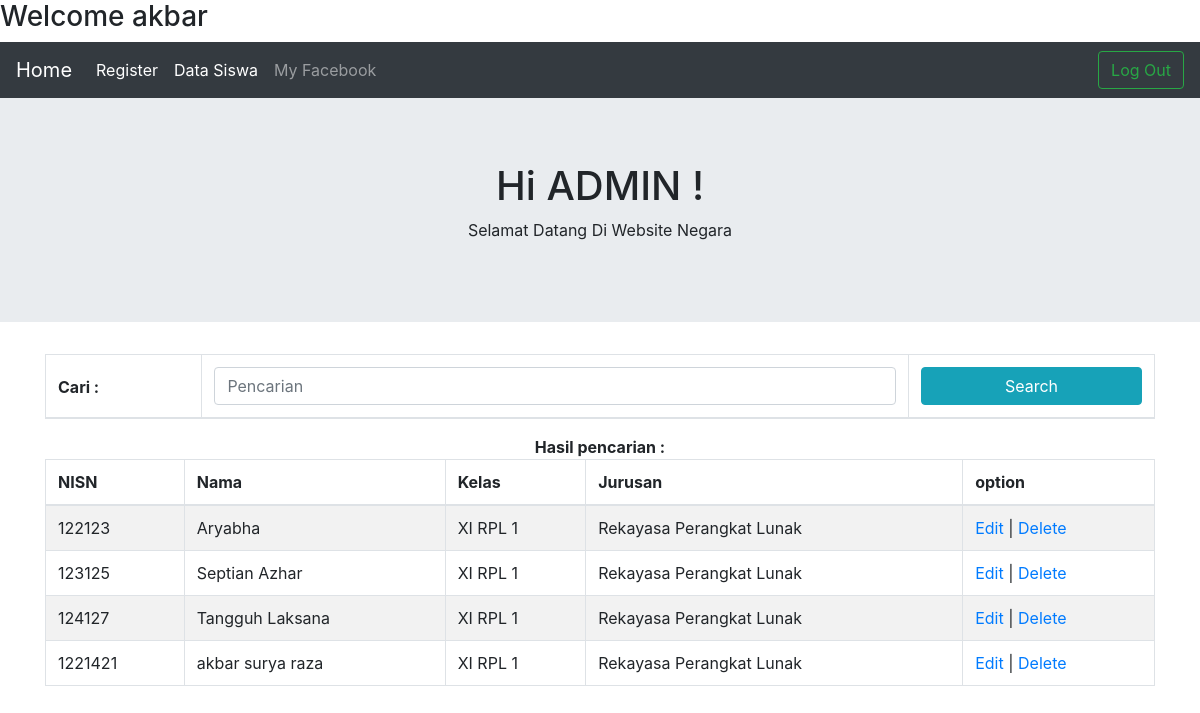
Page /admin/admin/index.php (signed in) on the committed database.
### tables this page shows
CREATE TABLE `users` (
  `id` int(11) NOT NULL,
  `nama` varchar(100) DEFAULT NULL,
  `kelas` varchar(100) DEFAULT NULL,
  `jurusan` varchar(100) DEFAULT NULL,
  `nisn` int(12) NOT NULL
);

### admin/admin/index.php (the view, shortened to what this page needs)
<?php
if(isset($_SESSION['username']) ) {
  echo "<h3>Welcome ".$_SESSION['username']."</h3>";
}
?>
<?php
include_once("config.php");
$result = mysqli_query($mysqli, "SELECT * FROM users ORDER BY id DESC");
?>
<html lang="en">
  <head>
    <link rel="stylesheet" href="https://stackpath.bootstrapcdn.com/bootstrap/4.3.1/css/bootstrap.min.css">
  <link rel="stylesheet" type="text/css" href="css/bootstrap.css">
  </head>
  <body>
    <nav class="navbar navbar-expand-lg navbar-dark bg-dark">
  <a class="navbar-brand" href="../">Home</a>
  <div class="collapse navbar-collapse" id="navbarSupportedContent">
    <ul class="navbar-nav mr-auto">
      <li class="nav-item active">
        <a class="nav-link" href="../add">Register </a>
      </li>
      <li class="nav-item active">
        <a class="nav-link" href="../datasiswa">Data Siswa </a>
      </li>
      <li class="nav-item">
        <a class="nav-link" href="https://www.facebook.com/profile.php?id=100011332078662">My Facebook</a>
      </li>
    </ul>
      <form action="logout.php" class="form-inline my-2 my-lg-0">
      <button class="btn btn-outline-success my-2 my-sm-0" type="submit" href="">Log Out</a></button>
    </form>
  </div>
</nav>
<div class="jumbotron jumbotron-fluid">
  <div class="container text-center">
    <h1 class="display 4">Hi ADMIN !</h1>
    <p class="load">Selamat Datang Di Website Negara</p>
  </div>
</div>
  <form role="form" action="indexb.php" method="POST">
   <div class="container text-center">
    <div class="table-responsive">
          <table class="table table-bordered table-striped table-hover">
      <thead>
   <tr>
    <th><label>Cari :</label></th>
   <th><input type="text" name="query" class="form-control" placeholder="Pencarian"></th> <th><button type="submit" class="btn btn-info btn-block">Search</button></th>
     </tr></div>
</div>
  </form>
  <?php
$query = $_POST['query'];
?>
<div class="table-responsive">
    <table class="table table-bordered table-striped table-hover">
      <thead>
        <tr>
          <th>NISN</th>
          <th>Nama</th>
          <th>Kelas</th>
          <th>Jurusan</th>
          <th>option</th>
        </tr>
      </thead>
      <tbody>
    <?php
    echo"<b>Hasil pencarian : ".$query."</b>";
  if($query != ''){
    $result = mysqli_query($mysqli,"SELECT * FROM users WHERE nisn LIKE'%".$query."%' OR nama LIKE '%".$query."%' ");
}else{
    $result = mysqli_query($mysqli, "SELECT * FROM users");
}
if(mysqli_num_rows($result)){
    while($user_data = mysqli_fetch_array($result)) {   ?>
        <tr>
        <td><?php echo $user_data['nisn']; ?></td>
        <td><?php echo $user_data['nama']; ?></td>
        <td><?php echo $user_data['kelas']; ?></td>
        <td><?php echo $user_data['jurusan']; ?></td>
        <?php
        echo "<td><a href='edit.php?id=$user_data[id]'>Edit</a> | <a href='delete.php?id=$user_data[id]'>Delete</a></td></tr>";
            ?>
    <?php }}else{
echo'<tr><td colspan="5">Tidak ada data</tr></td>';}?>
      </tbody>
    </table>
  </div>
  </body>
</html>

### rows in the picture
users: nisn "122123", nama "Aryabha", kelas "XI RPL 1", jurusan "Rekayasa Perangkat Lunak"
users: nisn "123125", nama "Septian Azhar", kelas "XI RPL 1", jurusan "Rekayasa Perangkat Lunak"
users: nisn "124127", nama "Tangguh Laksana", kelas "XI RPL 1", jurusan "Rekayasa Perangkat Lunak"
users: nisn "1221421", nama "akbar surya raza", kelas "XI RPL 1", jurusan "Rekayasa Perangkat Lunak"

### other values in the picture
$_SESSION['username'] "akbar"
